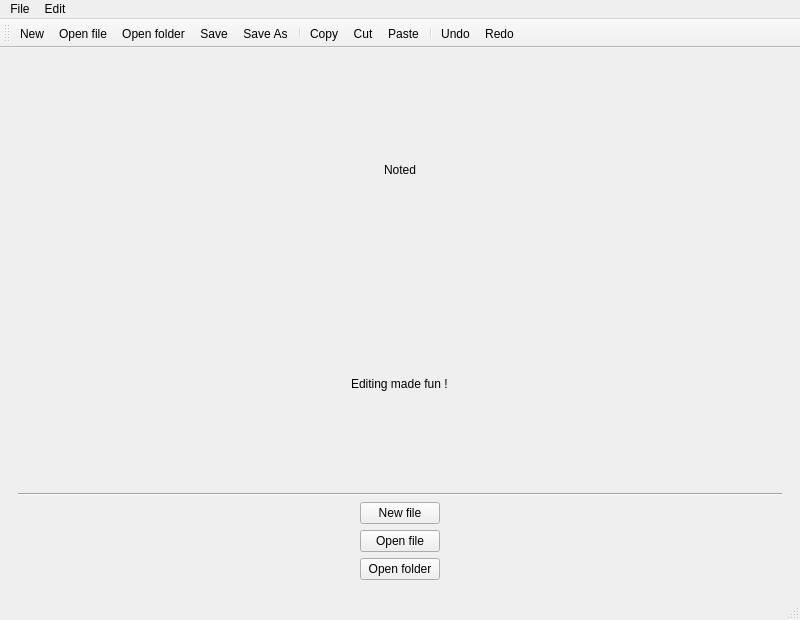
<?xml version="1.0" encoding="UTF-8"?>
<ui version="4.0">
 <class>Noted</class>
 <widget class="QMainWindow" name="Noted">
  <property name="geometry">
   <rect>
    <x>0</x>
    <y>0</y>
    <width>800</width>
    <height>620</height>
   </rect>
  </property>
  <property name="windowTitle">
   <string>Noted</string>
  </property>
  <widget class="QWidget" name="centralwidget">
   <layout class="QHBoxLayout" name="horizontalLayout_4">
    <item>
     <widget class="QStackedWidget" name="stackedWidget">
      <property name="currentIndex">
       <number>0</number>
      </property>
      <widget class="QWidget" name="welcomePage">
       <layout class="QVBoxLayout" name="verticalLayout">
        <item>
         <layout class="QVBoxLayout" name="verticalLayout_2">
          <item alignment="Qt::AlignHCenter">
           <widget class="QLabel" name="label">
            <property name="text">
             <string>Noted</string>
            </property>
           </widget>
          </item>
          <item alignment="Qt::AlignHCenter">
           <widget class="QLabel" name="label_2">
            <property name="text">
             <string>Editing made fun !</string>
            </property>
           </widget>
          </item>
         </layout>
        </item>
        <item>
         <widget class="Line" name="line">
          <property name="orientation">
           <enum>Qt::Horizontal</enum>
          </property>
         </widget>
        </item>
        <item>
         <layout class="QGridLayout" name="gridLayout">
          <item row="0" column="1">
           <widget class="QPushButton" name="newFilePushButton">
            <property name="text">
             <string>New file</string>
            </property>
           </widget>
          </item>
          <item row="0" column="0">
           <spacer name="horizontalSpacer">
            <property name="orientation">
             <enum>Qt::Horizontal</enum>
            </property>
            <property name="sizeHint" stdset="0">
             <size>
              <width>30</width>
              <height>20</height>
             </size>
            </property>
           </spacer>
          </item>
          <item row="1" column="1">
           <widget class="QPushButton" name="openFilePushButton">
            <property name="text">
             <string>Open file</string>
            </property>
           </widget>
          </item>
          <item row="2" column="1">
           <widget class="QPushButton" name="openFolderPushButton">
            <property name="text">
             <string>Open folder</string>
            </property>
           </widget>
          </item>
          <item row="2" column="2">
           <spacer name="horizontalSpacer_2">
            <property name="orientation">
             <enum>Qt::Horizontal</enum>
            </property>
            <property name="sizeHint" stdset="0">
             <size>
              <width>30</width>
              <height>20</height>
             </size>
            </property>
           </spacer>
          </item>
         </layout>
        </item>
       </layout>
      </widget>
      <widget class="QWidget" name="editorPage">
       <layout class="QHBoxLayout" name="horizontalLayout_2">
        <item alignment="Qt::AlignLeft">
         <widget class="QTreeView" name="treeView">
          <property name="minimumSize">
           <size>
            <width>256</width>
            <height>495</height>
           </size>
          </property>
         </widget>
        </item>
        <item>
         <widget class="QTextEdit" name="textEdit"/>
        </item>
       </layout>
      </widget>
     </widget>
    </item>
   </layout>
  </widget>
  <widget class="QMenuBar" name="menubar">
   <property name="geometry">
    <rect>
     <x>0</x>
     <y>0</y>
     <width>800</width>
     <height>24</height>
    </rect>
   </property>
   <widget class="QMenu" name="menuFile">
    <property name="title">
     <string>File</string>
    </property>
    <addaction name="newFile"/>
    <addaction name="openFile"/>
    <addaction name="save"/>
    <addaction name="saveAs"/>
    <addaction name="openFolder"/>
   </widget>
   <widget class="QMenu" name="menuEdit">
    <property name="title">
     <string>Edit</string>
    </property>
    <addaction name="copy"/>
    <addaction name="cut"/>
    <addaction name="paste"/>
    <addaction name="undo"/>
    <addaction name="redo"/>
   </widget>
   <addaction name="menuFile"/>
   <addaction name="menuEdit"/>
  </widget>
  <widget class="QStatusBar" name="statusbar"/>
  <widget class="QToolBar" name="toolBar">
   <property name="windowTitle">
    <string>toolBar</string>
   </property>
   <attribute name="toolBarArea">
    <enum>TopToolBarArea</enum>
   </attribute>
   <attribute name="toolBarBreak">
    <bool>false</bool>
   </attribute>
   <addaction name="newFile"/>
   <addaction name="openFile"/>
   <addaction name="openFolder"/>
   <addaction name="save"/>
   <addaction name="saveAs"/>
   <addaction name="separator"/>
   <addaction name="copy"/>
   <addaction name="cut"/>
   <addaction name="paste"/>
   <addaction name="separator"/>
   <addaction name="undo"/>
   <addaction name="redo"/>
  </widget>
  <action name="newFile">
   <property name="icon">
    <iconset resource="resources.qrc">
     <normaloff>:/icons/newFile.png</normaloff>:/icons/newFile.png</iconset>
   </property>
   <property name="text">
    <string>New</string>
   </property>
   <property name="toolTip">
    <string>New (Ctrl+N)</string>
   </property>
   <property name="shortcut">
    <string>Ctrl+N</string>
   </property>
  </action>
  <action name="openFile">
   <property name="icon">
    <iconset resource="resources.qrc">
     <normaloff>:/icons/openFile.png</normaloff>:/icons/openFile.png</iconset>
   </property>
   <property name="text">
    <string>Open file</string>
   </property>
   <property name="toolTip">
    <string>Open file (Ctrl+O)</string>
   </property>
   <property name="shortcut">
    <string>Ctrl+O</string>
   </property>
  </action>
  <action name="save">
   <property name="icon">
    <iconset resource="resources.qrc">
     <normaloff>:/icons/save.png</normaloff>:/icons/save.png</iconset>
   </property>
   <property name="text">
    <string>Save</string>
   </property>
   <property name="toolTip">
    <string>Save (Ctrl+S)</string>
   </property>
   <property name="shortcut">
    <string>Ctrl+S</string>
   </property>
  </action>
  <action name="saveAs">
   <property name="icon">
    <iconset resource="resources.qrc">
     <normaloff>:/icons/saveAs.png</normaloff>:/icons/saveAs.png</iconset>
   </property>
   <property name="text">
    <string>Save As</string>
   </property>
   <property name="toolTip">
    <string>Save As (Ctrl+Shift+S)</string>
   </property>
   <property name="shortcut">
    <string>Ctrl+Shift+S</string>
   </property>
  </action>
  <action name="copy">
   <property name="icon">
    <iconset resource="resources.qrc">
     <normaloff>:/icons/copy.png</normaloff>:/icons/copy.png</iconset>
   </property>
   <property name="text">
    <string>Copy</string>
   </property>
   <property name="toolTip">
    <string>Copy (Ctrl+C)</string>
   </property>
   <property name="shortcut">
    <string>Ctrl+C</string>
   </property>
  </action>
  <action name="cut">
   <property name="icon">
    <iconset resource="resources.qrc">
     <normaloff>:/icons/cut.png</normaloff>:/icons/cut.png</iconset>
   </property>
   <property name="text">
    <string>Cut</string>
   </property>
   <property name="toolTip">
    <string>Cut (Ctrl+X)</string>
   </property>
   <property name="shortcut">
    <string>Ctrl+X</string>
   </property>
  </action>
  <action name="undo">
   <property name="icon">
    <iconset resource="resources.qrc">
     <normaloff>:/icons/undo.png</normaloff>:/icons/undo.png</iconset>
   </property>
   <property name="text">
    <string>Undo</string>
   </property>
   <property name="toolTip">
    <string>Undo (Ctrl+Z)</string>
   </property>
   <property name="shortcut">
    <string>Ctrl+Z</string>
   </property>
  </action>
  <action name="redo">
   <property name="icon">
    <iconset resource="resources.qrc">
     <normaloff>:/icons/redo.png</normaloff>:/icons/redo.png</iconset>
   </property>
   <property name="text">
    <string>Redo</string>
   </property>
   <property name="toolTip">
    <string>Redo (Ctrl+Y)</string>
   </property>
   <property name="shortcut">
    <string>Ctrl+Y</string>
   </property>
  </action>
  <action name="paste">
   <property name="icon">
    <iconset resource="resources.qrc">
     <normaloff>:/icons/paste.png</normaloff>:/icons/paste.png</iconset>
   </property>
   <property name="text">
    <string>Paste</string>
   </property>
   <property name="toolTip">
    <string>Paste (Ctrl+V)</string>
   </property>
   <property name="shortcut">
    <string>Ctrl+V</string>
   </property>
  </action>
  <action name="openFolder">
   <property name="icon">
    <iconset resource="resources.qrc">
     <normaloff>:/icons/openFolder.png</normaloff>:/icons/openFolder.png</iconset>
   </property>
   <property name="text">
    <string>Open folder</string>
   </property>
   <property name="toolTip">
    <string>Open folder (Ctrl+K)</string>
   </property>
   <property name="shortcut">
    <string>Ctrl+K</string>
   </property>
  </action>
 </widget>
 <resources>
  <include location="resources.qrc"/>
 </resources>
 <connections/>
</ui>
